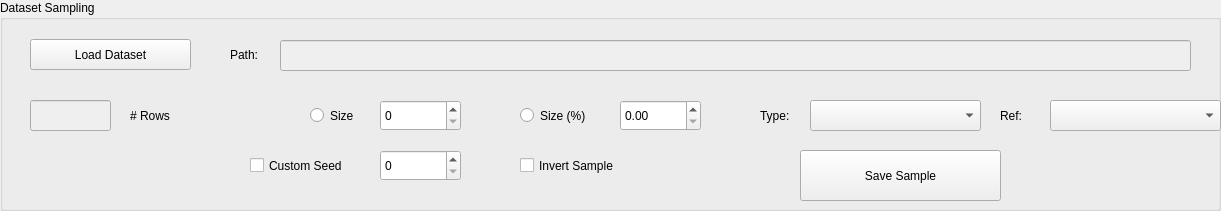
   <widget class="QGroupBox" name="groupBox_3">
    <property name="geometry">
     <rect>
      <x>30</x>
      <y>20</y>
      <width>1221</width>
      <height>211</height>
     </rect>
    </property>
    <property name="title">
     <string>Dataset Sampling</string>
    </property>
    <widget class="QLineEdit" name="txtB_InfoSamples">
     <property name="enabled">
      <bool>false</bool>
     </property>
     <property name="geometry">
      <rect>
       <x>30</x>
       <y>100</y>
       <width>81</width>
       <height>31</height>
      </rect>
     </property>
    </widget>
    <widget class="QLabel" name="label_6">
     <property name="geometry">
      <rect>
       <x>130</x>
       <y>100</y>
       <width>91</width>
       <height>31</height>
      </rect>
     </property>
     <property name="text">
      <string># Rows</string>
     </property>
    </widget>
    <widget class="QLineEdit" name="txtB_DatasetPathSampling">
     <property name="enabled">
      <bool>false</bool>
     </property>
     <property name="geometry">
      <rect>
       <x>280</x>
       <y>40</y>
       <width>911</width>
       <height>31</height>
      </rect>
     </property>
    </widget>
    <widget class="QLabel" name="label">
     <property name="geometry">
      <rect>
       <x>230</x>
       <y>39</y>
       <width>51</width>
       <height>31</height>
      </rect>
     </property>
     <property name="text">
      <string>Path:</string>
     </property>
    </widget>
    <widget class="QPushButton" name="btn_LoadDatasetSampling">
     <property name="geometry">
      <rect>
       <x>30</x>
       <y>39</y>
       <width>161</width>
       <height>31</height>
      </rect>
     </property>
     <property name="text">
      <string>Load Dataset</string>
     </property>
    </widget>
    <widget class="QPushButton" name="btn_SaveSample">
     <property name="geometry">
      <rect>
       <x>800</x>
       <y>150</y>
       <width>201</width>
       <height>51</height>
      </rect>
     </property>
     <property name="text">
      <string>Save Sample</string>
     </property>
    </widget>
    <widget class="QSpinBox" name="sBox_SampleSize">
     <property name="geometry">
      <rect>
       <x>380</x>
       <y>100</y>
       <width>81</width>
       <height>31</height>
      </rect>
     </property>
     <property name="maximum">
      <number>1000000000</number>
     </property>
    </widget>
    <widget class="QDoubleSpinBox" name="dsBox_SamplePerc">
     <property name="geometry">
      <rect>
       <x>620</x>
       <y>100</y>
       <width>81</width>
       <height>31</height>
      </rect>
     </property>
     <property name="maximum">
      <double>100.000000000000000</double>
     </property>
     <property name="value">
      <double>0.000000000000000</double>
     </property>
    </widget>
    <widget class="QComboBox" name="cBox_SampleType">
     <property name="geometry">
      <rect>
       <x>810</x>
       <y>100</y>
       <width>171</width>
       <height>31</height>
      </rect>
     </property>
    </widget>
    <widget class="QLabel" name="label_4">
     <property name="geometry">
      <rect>
       <x>760</x>
       <y>100</y>
       <width>55</width>
       <height>31</height>
      </rect>
     </property>
     <property name="text">
      <string>Type:</string>
     </property>
    </widget>
    <widget class="QRadioButton" name="rBtn_Size">
     <property name="geometry">
      <rect>
       <x>310</x>
       <y>100</y>
       <width>61</width>
       <height>31</height>
      </rect>
     </property>
     <property name="text">
      <string>Size</string>
     </property>
    </widget>
    <widget class="QRadioButton" name="rBtn_SizePerc">
     <property name="geometry">
      <rect>
       <x>520</x>
       <y>100</y>
       <width>91</width>
       <height>31</height>
      </rect>
     </property>
     <property name="text">
      <string>Size (%)</string>
     </property>
    </widget>
    <widget class="QComboBox" name="cBox_StratifiedReference">
     <property name="geometry">
      <rect>
       <x>1050</x>
       <y>100</y>
       <width>171</width>
       <height>31</height>
      </rect>
     </property>
    </widget>
    <widget class="QLabel" name="label_5">
     <property name="geometry">
      <rect>
       <x>1000</x>
       <y>100</y>
       <width>41</width>
       <height>31</height>
      </rect>
     </property>
     <property name="text">
      <string>Ref:</string>
     </property>
    </widget>
    <widget class="QCheckBox" name="chkBox_CustomSeed">
     <property name="geometry">
      <rect>
       <x>250</x>
       <y>150</y>
       <width>131</width>
       <height>31</height>
      </rect>
     </property>
     <property name="text">
      <string>Custom Seed</string>
     </property>
    </widget>
    <widget class="QSpinBox" name="sBox_CustomSeed">
     <property name="geometry">
      <rect>
       <x>380</x>
       <y>150</y>
       <width>81</width>
       <height>31</height>
      </rect>
     </property>
     <property name="maximum">
      <number>999999999</number>
     </property>
    </widget>
    <widget class="QCheckBox" name="chkBox_InvertSample">
     <property name="geometry">
      <rect>
       <x>520</x>
       <y>150</y>
       <width>161</width>
       <height>31</height>
      </rect>
     </property>
     <property name="text">
      <string>Invert Sample</string>
     </property>
    </widget>
   </widget>
